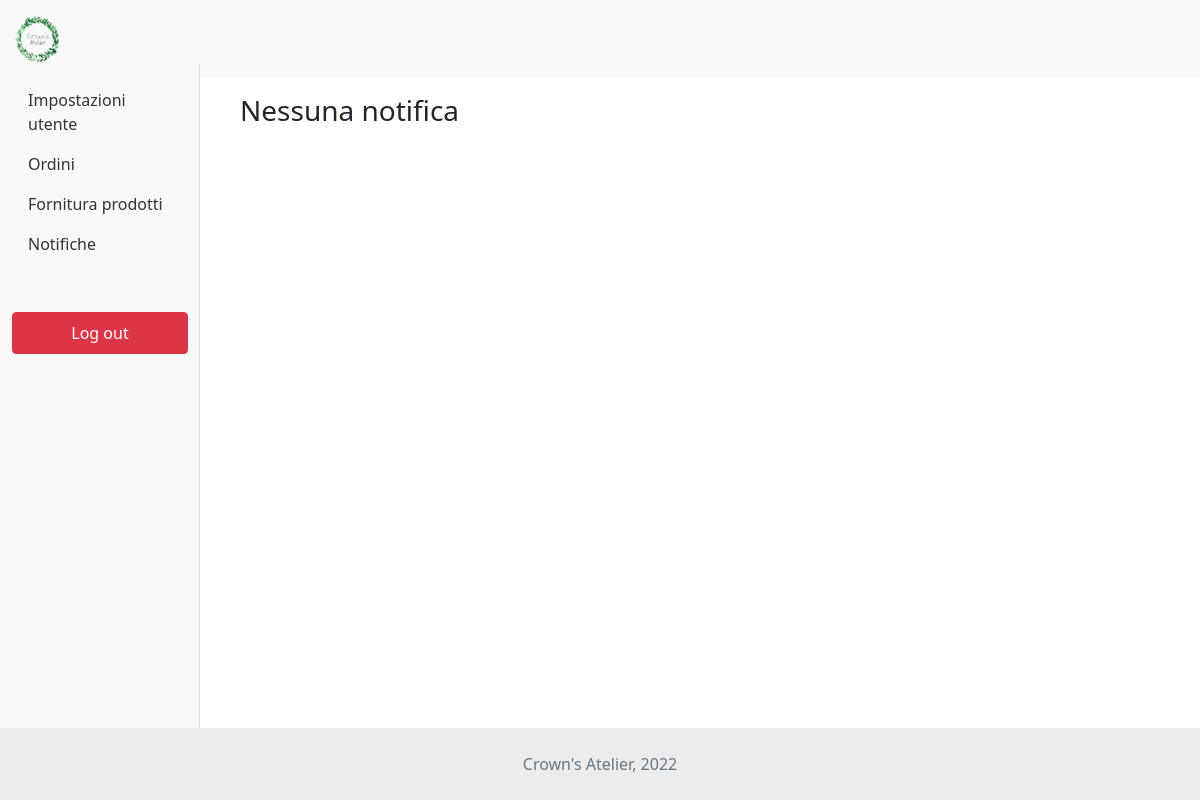
The page /dashboard.php?id=notification (signed in) on the database as committed earlier.
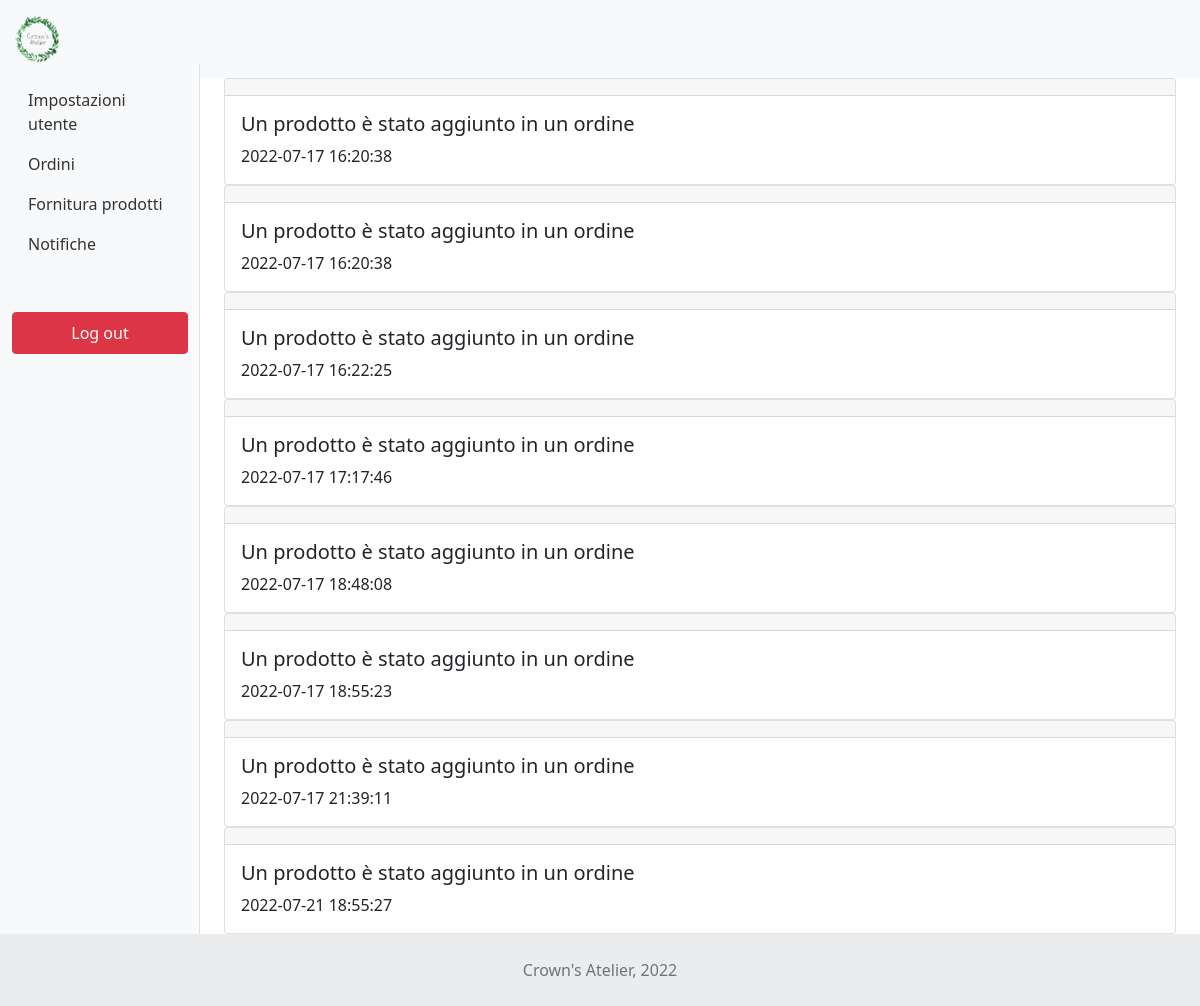
The same page on the database as committed later.
### tables this page shows
CREATE TABLE `ricezioni_fornitori` (
  `idFornitore` int NOT NULL,
  `tipo` varchar(10) NOT NULL,
  `data` datetime NOT NULL,
  `idNotificaFornitore` int NOT NULL AUTO_INCREMENT,
  PRIMARY KEY (`idNotificaFornitore`),
  KEY `fk_ricezioni_fornitori_email_idx` (`idFornitore`),
  KEY `fk_ricezioni_fornitori_tipo_idx` (`tipo`),
  CONSTRAINT `fk_ricezioni_fornitori_email` FOREIGN KEY (`idFornitore`) REFERENCES `utenti` (`idUtente`),
  CONSTRAINT `fk_ricezioni_fornitori_tipo` FOREIGN KEY (`tipo`) REFERENCES `notifiche` (`tipo`)
);

CREATE TABLE `notifiche` (
  `tipo` varchar(10) NOT NULL,
  `descrizione` varchar(500) NOT NULL,
  PRIMARY KEY (`tipo`)
);

### dashboard.php (called while the page is built, shortened)
<?php
require_once 'start.php';
$templateParams["titolo"] = "Crown's Atelier";
$templateParams["nav"] = "navbar.php";
$templateParams["nome"] = "./template/dashboard.php";
if(isset($_GET['id'])){
    $templateParams["page"] = './template/dashboard/dashboard-'.$_GET['id'].'.php';
    if($_GET['id'] == "notification") {
        if($_SESSION['tipo'] == "cliente"){
            $templateParams['notication'] = $dbh->notificationForUser($_SESSION['id'], -1);
        } else {
            $templateParams['notication'] = $dbh->notificationForSeller($_SESSION['id'], -1);
        }
    } else if ($_GET['id'] == "user-order") {
        $templateParams['orders'] = $dbh->orderForUser($_SESSION['id']);
    } else if ($_GET['id'] == "seller-order") {
        if(isset($_POST['idOrder'])) {
            $dbh->sendItemOfOrder($_POST['idOrder'], $_POST['idSeller'], $_POST['idItem']);
        }
        $templateParams['orders'] = $dbh->orderForSeller($_SESSION['id']);
    }
}
$templateParams["dashboardNav"] = './template/dashboard/dashboard-'.$_SESSION["tipo"].'-nav.php';
require 'template/base.php';
?>

### db/database.php (called while the page is built, shortened)
<?php
class DatabaseHelper{
    private $db;
    public function __construct($servername, $username, $password, $dbname, $port){
        $this->db = new mysqli($servername, $username, $password, $dbname, $port);
    }
    public function notificationForSeller($pkid, $number){
        $query = "SELECT *
        FROM ricezioni_fornitori
        LEFT JOIN notifiche ON ricezioni_fornitori.tipo = notifiche.tipo
        WHERE ricezioni_fornitori.idFornitore = ?";
        if($number > 0) {
            $query." LIMIT ?";
            $stmt = $this->db->prepare($query);
            $stmt->bind_param('ii', $pkid, $number);
        } else {
            $stmt = $this->db->prepare($query);
            $stmt->bind_param('i', $pkid);
        }
        $stmt->execute();
        return $stmt->get_result()->fetch_all(MYSQLI_ASSOC);
    }
}
?>

### start.php (called while the page is built, shortened)
<?php
require_once("db/database.php");
$dbh = new DatabaseHelper("127.0.0.1", "root", "root", "my_crownsatelier", 3306);
?>

### template/dashboard/dashboard-notification.php (the view, shortened to what this page needs)
<?php if(!isset($templateParams['notication']) ||  count($templateParams['notication'])==0 ): ?>
    <div class="d-flex">
        <h3 class="m-3">Nessuna notifica<h3>
    </div>
<?php else: ?>
    <?php foreach($templateParams['notication'] as $notif): ?>
        <div class="card">
            <div class="card-header">
            </div>
            <div class="card-body">
                <h5 class="card-title"><?php echo $notif['descrizione'];?></h5>
                <p class="card-text"><?php echo $notif['data'];?></p>
            </div>
        </div>
    <?php endforeach;?>
<?php endif; ?>

Rows that differ between the two databases and show on the page:
added ricezioni_fornitori: tipo.descrizione "Un prodotto è stato aggiunto in un ordine", data "2022-07-17 16:20:38"
added ricezioni_fornitori: tipo.descrizione "Un prodotto è stato aggiunto in un ordine", data "2022-07-17 16:20:38"
added ricezioni_fornitori: tipo.descrizione "Un prodotto è stato aggiunto in un ordine", data "2022-07-17 16:22:25"
added ricezioni_fornitori: tipo.descrizione "Un prodotto è stato aggiunto in un ordine", data "2022-07-17 17:17:46"
added ricezioni_fornitori: tipo.descrizione "Un prodotto è stato aggiunto in un ordine", data "2022-07-17 18:48:08"
added ricezioni_fornitori: tipo.descrizione "Un prodotto è stato aggiunto in un ordine", data "2022-07-17 18:55:23"
added ricezioni_fornitori: tipo.descrizione "Un prodotto è stato aggiunto in un ordine", data "2022-07-17 21:39:11"
added ricezioni_fornitori: tipo.descrizione "Un prodotto è stato aggiunto in un ordine", data "2022-07-21 18:55:27"
Other text that changed with them:
text no longer shown: "Nessuna notifica"
